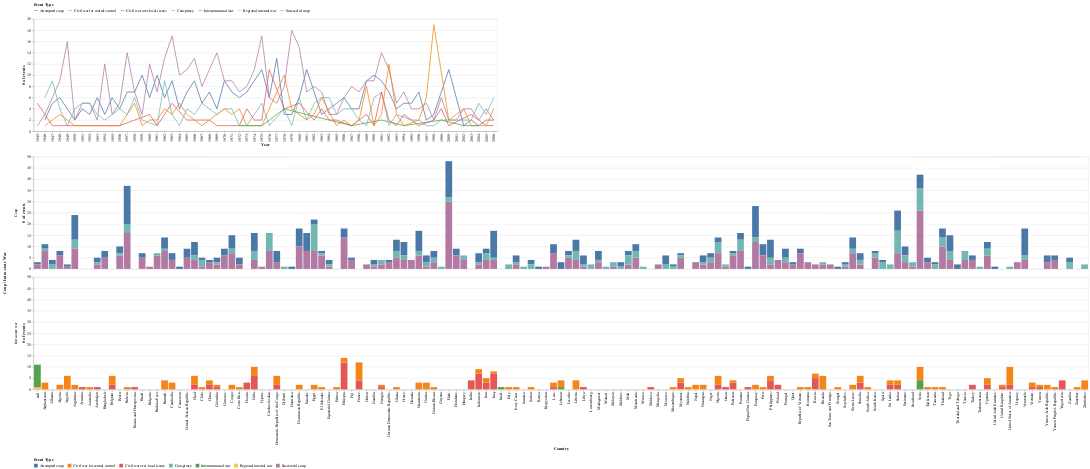

Notebook code for this chart:
### Code cell
dash = alt.vconcat(line_plot, bar_plot)
dash

### Figure 1 — Vega-Lite specification as saved in the notebook (floating-point values rounded to 4 significant figures; data arrays with more than 128 entries replaced by an {"elided": "..."} marker saying what was removed)
{"config": {"view": {"continuousWidth": 400, "continuousHeight": 300}}, "vconcat": [{"mark": "line", "encoding": {"color": {"field": "event_type2", "legend": {"orient": "top"}, "title": "Event Type", "type": "nominal"}, "x": {"field": "Year", "type": "ordinal"}, "y": {"aggregate": "count", "title": "# of events", "type": "quantitative"}}, "selection": {"selector005": {"type": "interval", "encodings": ["x"]}}}, {"mark": "bar", "encoding": {"color": {"field": "event_type2", "legend": {"orient": "bottom"}, "title": "Event Type", "type": "nominal"}, "row": {"field": "event_type1", "title": "Coup / Intra-state War", "type": "nominal"}, "x": {"field": "StateNme", "title": "Country", "type": "nominal"}, "y": {"aggregate": "count", "title": "# of events", "type": "quantitative"}}, "transform": [{"filter": {"selection": "selector005"}}]}], "data": {"name": "data-aa8aea7c923cac9d3ff3a9b340af7557"}, "$schema": "https://vega.github.io/schema/vega-lite/v4.17.0.json", "datasets": {"data-aa8aea7c923cac9d3ff3a9b340af7557": {"elided": "1282 records"}}}
